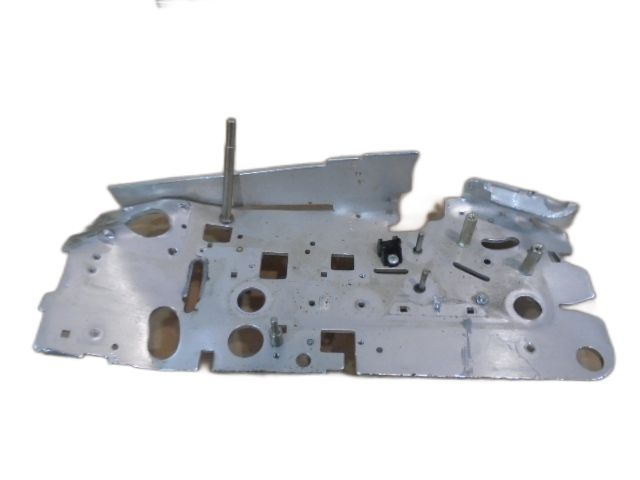
#> input picture waste_images/train_segmented/Aluminium/Aluminium7_segmented.JPG, 640 x 480 px; its folder holds only this picture in this run
$ jupyter execute --allow-errors BOVW_Train_Segmented.ipynb   (shell and % lines are left out)   (older library calls are emulated)
#> lines starting #> are read from the running program, lines starting #| are printed output that depends on the picture
[cell 1]
import cv2
import numpy as np
import os
import joblib as jb

# Perform k-means clustering and vector quantization
from scipy.cluster.vq import kmeans, vq

# Importing Silhouette Score implementation from scikit-learn
from sklearn.metrics import silhouette_score

# Importing feature extraction tools
from skimage.feature import greycomatrix, greycoprops
import mahotas as mt # Mahotas library for GLCM calculation
from skimage import feature # feature.local_binary_pattern for LBP calculation

# Importing visualization tools
import matplotlib.pyplot as plt
import seaborn as sns

# Importing projection tools
from sklearn.decomposition import PCA
from sklearn.manifold import TSNE

# Importing pre-processing tool
from sklearn.preprocessing import StandardScaler

# Importing classifiers
from sklearn.linear_model import LogisticRegression
from sklearn.neural_network import MLPClassifier
from sklearn.svm import SVC
from sklearn.svm import LinearSVC
from sklearn.tree import DecisionTreeClassifier
from sklearn.ensemble import RandomForestClassifier
from xgboost import XGBClassifier

# Importing model selection tools
from sklearn.model_selection import StratifiedKFold, cross_val_score

In this notebook we'll use images that have been previously submited to a procedure of salienting the main object (foreground) from the background. After trying different methods, we found the best results to be produced by the Neural Network __U2-Net__.
It is a two-level nested Neural Network using an U-structure architecture that is designed for salient object detection (SOD). The architecture allows the network to go deeper, attain high resolution, without significantly increasing the memory and computation cost. This is achieved by a nested U-structure: on the bottom level, with a novel ReSidual U-block (RSU) module, which is able to extract intra-stage multi-scale features without degrading the feature map resolution; on the top level, there is a U-Net like structure, in which each stage is filled by a RSU block. See more information about U2-Net in:

Xuebin Qin, Zichen Zhang, Chenyang Huang, Masood Dehghan, Osmar R. Zaiane, Martin Jagersand. U2-Net: Going deeper with nested U-structure for salient object detection. _Pattern Recognition_, Volume 106, 2020, 107404, ISSN 0031-3203,
https://doi.org/10.1016/j.patcog.2020.1074

[cell 2]
train_path = './waste_images/train_segmented'
training_names = os.listdir(train_path)

image_paths = [] # Get path to all images and save them in a list
image_classes = [] # Corresponding labels in image_paths
class_id = 0

# To make it easy to list all file names in a directory let us define a function
def imglist(path):
    return [os.path.join(path, f) for f in os.listdir(path)]

# Fill the placeholder empty lists with image path, classes, and add class ID number
for training_name in training_names:
    dir = os.path.join(train_path, training_name)
    class_path = imglist(dir)
    image_paths+=class_path
    image_classes+=[class_id]*len(class_path)
    class_id+=1

[cell 3]
image_paths[:10]

[cell 4]
# Total number of images in the training set
len(image_paths)

[cell 5]
# Classes
np.unique(image_classes)

[cell 6]
# Examples of images

[cell 7]
np.random.seed(2150)
#> (the rest of this cell did not finish here and is left out)

[cell 8]
fig, axs = plt.subplots(3, 3, figsize=(15,15))
#> (the rest of this cell did not finish here and is left out)

# BRISK - Feature Point Detector

Binary Robust Invariant Scalable Keypoints (BRISK) is a feature point detection and description algorithm with scale and rotation invariance. It constructs the feature descriptor of the local image through the gray scale relationship of random point pairs in the neighborhood of the local image, and obtains the binary feature descriptor.

More detailed information at:

S. Leutenegger, M. Chli and R. Y. Siegwart, "BRISK: Binary Robust invariant scalable keypoints," 2011 _International Conference on Computer Vision_, 2011, pp. 2548-2555, doi: 10.1109/ICCV.2011.6126542.

[cell 9]
# Create feature extraction and keypoint detector objects
# SIFT is not available anymore in openCV

# Create list where all the descriptors will be stored
des_list = []

# BRISK is a good replacement to SIFT.
brisk = cv2.BRISK_create(30)

for image_path in image_paths:
    im = cv2.imread(image_path)
#> im is the input picture: shape (480, 640, 3); mean B, G, R 220.3, 217.4, 216.3
    kpts, des = brisk.detectAndCompute(im, None)
#> kpts = 640 keypoints; strongest (x, y, size): (230, 125, 54.9), (413, 155, 49.8), (414, 156, 47.5), (408, 158, 72)
    des_list.append((image_path, des))

[cell 10]
# Initialize vector to stack
descriptors = des_list[0][1]
descriptors

[cell 11]
# Stack all the descriptors vertically into a numpy array
for image_path, descriptor in des_list[1:]:
    descriptors = np.vstack((descriptors, descriptor))
#> this loop made 0 passes

[cell 12]
print(descriptors.shape)
#| (640, 64)
descriptors

[cell 13]
# kmeans works only on float, so convert integers to float
descriptors_float = descriptors.astype(float)

## Clustering

In order to analyze the best possible number of clusters, we'll take a sample of the descriptors dataset and run the clustering algorithm with different values of __k__ and then use _Silhoutte Score_ to decide the best option.

[cell 14]
np.random.seed(1658)

[cell 15]
sample_idx = np.random.choice(descriptors_float.shape[0], size = int(descriptors_float.shape[0]*0.1), replace = False)
descriptors_sample = descriptors_float[sample_idx]
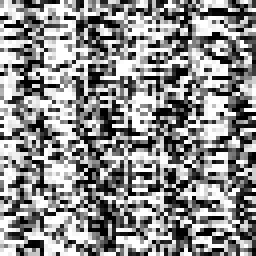
#> descriptors_sample: shape (64, 64) float64 (shown 4 times larger); min 0, max 255, mean 141
print(descriptors_sample.shape)
#| (64, 64)

[cell 16]
# Recommendation is to explore between 25 and 1,000 clusters
n_clusters = np.arange(25, 1000, 50)
scores=[]
dict_nclusters_scores = {}

#> (the rest of this cell did not finish here and is left out)

[cell 17]
dict_nclusters_scores
#> Out = {25: 0.0127}

[cell 18]
fig=plt.figure(figsize=(15,7))
plt.title("Silhouette Score for different numbers of clusters")
#> (the rest of this cell did not finish here and is left out)

The silhouette scores suggests that the clusters obtained do not provide good segmentation for the data. Either way, as we can see in the chart above, k=25 clusters has the best result among the ones tested. So let's carry on with the analysis using k=25 and clusterize the whole dataset.

[cell 19]
# Apply kmeans for the whole dataset of descriptors with k = 25
k = 25
voc, variance = kmeans(descriptors_float, k, 1)
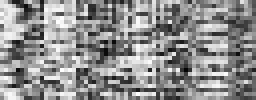
#> voc: shape (25, 64) float64 (shown 4 times larger); min 3.67, max 254.3, mean 143.2
#> variance = 590.3

[cell 20]
print(voc.shape)
#| (25, 64)
voc

[cell 21]
variance
#> Out = 590.3

[cell 22]
clusters, _ = vq(descriptors_float, voc)
#> clusters = 640 values, max 24 at index 18, min 0 at index 29, mean 11.52
print(clusters.shape)
#| (640,)

## Extracted Features Visualization

[cell 23]
descriptors_cluster = np.hstack((descriptors_float,clusters.reshape(-1, 1)))
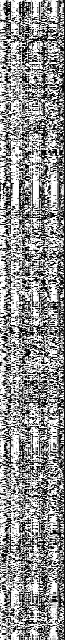
#> descriptors_cluster: shape (640, 65) float64; min 0, max 255, mean 143.1
print(descriptors_cluster.shape)
#| (640, 65)

### Principal Component Analysis __(PCA)__

[cell 24]
def plot_pca(dataset):
    pca = PCA()
    pca_data = pca.fit_transform(dataset[:, :-1])
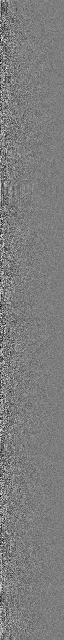
#> pca_data: shape (640, 64) float64; min -584, max 603.2, mean 0; drawn with min black and max white
    array = pca.explained_variance_ratio_
    array = [round(elem, 4) for elem in array]
    array_acum = [0]*len(array)
    for i in range(len(array)):
        if i == 0:
            array_acum[i] = array[i]
        else:
            array_acum[i] = array_acum[i-1] + array[i]
    print('3 principal components explained variance: {}'.format(array[:3]))

    pca_data = np.hstack((pca_data, dataset[:, -1].reshape(-1, 1).astype('int')))
#> pca_data: shape (640, 65) float64

    fig, axs = plt.subplots(1, 2, figsize=(15, 7))
    axs[0].plot(array_acum)
    axs[0].set_title('PCA cumulative explained variance by component')
    sns.scatterplot(x=pca_data[:, 0], y=pca_data[:, 1], hue=pca_data[:, -1], palette='turbo', legend=False, ax=axs[1])
    axs[1].set_title('Two principal components point cloud hued by cluster')
    plt.axis('off')
    plt.show()
#> figure, not shown here; panel 1: curve peaks at x = 63, y = 1

[cell 25]
plot_pca(descriptors_cluster)

The first chart shows the cumulative explained variance obtained from PCA applied to the descriptors dataset. The second chart shows the point clould hued by the clusters previously obtained, also from the descriptors dataset. This visual representation doesn't aid on extracting any insights from the descriptors. This is likely due to the facts that the first two components from PCA explain together only 16.7% of the data variance and the low silhoutte score obtained for the clusters.

### t-Distributed Stochastic Neighbor Embedding __(t-SNE)__

t-distributed Stochastic Neighbor Embedding (t-SNE) is a statistical method for visualizing high-dimensional data by giving each datapoint a location in a two-dimensional map.

[cell 26]
sample_tsne = np.random.choice(descriptors_cluster.shape[0], size = int(descriptors_cluster.shape[0]*0.01), replace = False)
#> sample_tsne = [631, 593, 16, 398, 374, 76]
descriptors_cluster_sample = descriptors_cluster[sample_tsne]

[cell 27]
def plot_tsne(dataset):
    tsne_data = TSNE(n_components=2, perplexity=30).fit_transform(dataset[:, :-1])
    tsne_data = np.hstack((tsne_data, dataset[:, -1].reshape(-1, 1)))
    fig = plt.subplots(figsize=(7, 7))
    sns.scatterplot(x=tsne_data[:, 0], y=tsne_data[:, 1], hue=tsne_data[:, -1].astype('int'), palette='turbo', legend=False)
    plt.title('t-SNE 2 components visualization of descriptors obtained')
    plt.axis('off')
    plt.show()

#> (a cell that did not finish here is left out)

In the chart above we see the point cloud of the 2D projection produced by t-SNE procedure. Each color represent a cluster obtained from descriptors provided by the BRISK method.

## Training

[cell 29]
# Calculate the histogram of features and represent them as vector
# vq assigns codes from a code book to observations

im_features = np.zeros((len(image_paths), k), "float32")

for i in range(len(image_paths)):
    words, distance = vq(des_list[i][1],voc)
    for w in words:
        im_features[i][w] += 1

[cell 30]
print(im_features.shape)
#| (1, 25)
im_features

[cell 31]
# Scaling the features
# Standardize features by removing the mean and scaling to unit variance
stdSlr = StandardScaler().fit(im_features)
im_features = stdSlr.transform(im_features)

[cell 32]
# Classifiers
classifiers = []
classifiers.append(('Logistic Regression', LogisticRegression(random_state=0, multi_class='multinomial', penalty='l2', solver='lbfgs')))
classifiers.append(('Multi-Layer Perceptron', MLPClassifier(random_state=0, activation='logistic', solver='lbfgs', warm_start=True)))
classifiers.append(('Support Vector Machine', SVC(random_state=0, kernel='rbf', C=1.0, gamma=10)))
classifiers.append(('Decision Tree', DecisionTreeClassifier(random_state=0, criterion='entropy', max_depth=20, min_samples_split=15, max_features='auto', min_impurity_decrease=1e-4)))
classifiers.append(('Random Forest', RandomForestClassifier(random_state=0, criterion='entropy', min_samples_split=30, max_depth=50, n_estimators=50)))
classifiers.append(('XGBoost', XGBClassifier(random_state=0, eval_metric='auc')))
#> (this line was passed over: xgboost is not available in this run)

[cell 33]
def classifiers_func(im_features, image_classes):
    results = []
    models = []
    for model, clf in classifiers:
        cv = StratifiedKFold(n_splits=5)
        score = cross_val_score(clf, im_features, np.array(image_classes), cv=cv, scoring='accuracy', n_jobs=-1)
        results.append(score)
        models.append(model)
        msg = "%s: %f (%f)" % (model, score.mean(), score.std())
        print(msg)
#> after the loop, models = []; results = []
    return results, models

#> (a cell that did not finish here is left out)

Random Forest got the highest accuracy in the cross validation training. So we'll fit this model in the entire train dataset of features.

[cell 35]
# Train an algorithm to discriminate vectors corresponding to positive and negative training images
# Train Random Forest
clf = RandomForestClassifier(random_state=0, criterion='entropy', min_samples_split=30, max_depth=50, n_estimators=50)
clf.fit(im_features, np.array(image_classes))

[cell 36]
# Save the model parameters
# Joblib dumps Python object into one file
jb.dump((clf, training_names, stdSlr, k, voc), "bovw_segmented_brisk_rf.pkl", compress=3)
#> Out = ['bovw_segmented_brisk_rf.pkl']

# GLCM Haralick Features

We'll use haralick feature extraction implemented in the Mahotas package.
Haralick texture features are calculated from a Gray Level Co-occurrence Matrix, (GLCM), a matrix that counts the co-occurrence of neighboring gray levels in the image. Mahota's implementations contemplates the first 13 features from Haralick's original work. They are: (1) Angular Second Moment, (2) Contrast, (3) Correlation, (4) Variance, (5) Inverse Difference Moment, (6) Sum Average, (7) Sum Variance, (8) Sum (9) Entropy, (10) Difference Variance, (11) Difference Entropy and (12 and 13) Information Measures of Correlation.

[cell 37]
# Create List where all the descriptors will be stored
des_list = []

[cell 38]
def extract_glcm_features(image):
    # Calculate haralick texture features for 4 types of adjacency
    textures = mt.features.texture.haralick(image)
    return textures

#> (a cell that did not finish here is left out)

[cell 40]
len(des_list)

#> (a cell that did not finish here is left out)

#> (a cell that did not finish here is left out)

[cell 43]
# Stack all the descriptors vertically in a numpy array
for image_path, descriptor in des_list[1:]:
    descriptors = np.vstack((descriptors, descriptor))

[cell 44]
descriptors.shape
#> Out = (640, 64)

[cell 45]
# kmeans works only on float, so convert integers to float
descriptors_float = descriptors.astype(float)

## Clustering

In order to analyze the best possible number of clusters, we'll take a sample of the descriptors dataset and run the clustering algorithm with different values of __k__ and then use _Silhoutte Score_ to decide the best option.

[cell 46]
# Recommendation is to explore between 25 and 1,000 clusters
n_clusters = np.arange(25, 1000, 50)
scores=[]
dict_nclusters_scores = {}

#> (the rest of this cell did not finish here and is left out)

[cell 47]
dict_nclusters_scores

[cell 48]
fig=plt.figure(figsize=(15,7))
plt.title("Silhouette Score for different numbers of clusters")
#> (the rest of this cell did not finish here and is left out)

The silhouette scores of the clusters obtained from the GLCM descriptors show better segmentation than the ones from BRISK (the closer to 1 the better). k = 25 is also the best choice for this feature extraction method. Let's see if the visualizations provide better results.

[cell 49]
# Apply kmeans for the whole dataset of descriptors with k = 25
k = 25
voc, variance = kmeans(descriptors_float, k, 1)
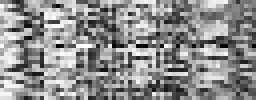
#> voc: shape (25, 64) float64 (shown 4 times larger); min 0, max 255, mean 142.5
#> variance = 587.5

[cell 50]
print(voc.shape)
#| (25, 64)

[cell 51]
variance
#> Out = 587.5

[cell 52]
clusters, _ = vq(descriptors_float, voc)
#> clusters = 640 values, max 24 at index 36, min 0 at index 20, mean 12.05
print(clusters.shape)
#| (640,)

## Extracted Features Visualization

[cell 53]
descriptors_cluster = np.hstack((descriptors_float,clusters.reshape(-1, 1)))
print(descriptors_cluster.shape)
#| (640, 65)

### Principal Component Analysis __(PCA)__

[cell 54]
def plot_pca(dataset):
    pca = PCA()
    pca_data = pca.fit_transform(dataset[:, :-1])
    array = pca.explained_variance_ratio_
    array = [round(elem, 4) for elem in array]
    array_acum = [0]*len(array)
    for i in range(len(array)):
        if i == 0:
            array_acum[i] = array[i]
        else:
            array_acum[i] = array_acum[i-1] + array[i]
    print('3 principal components explained variance: {}'.format(array[:3]))

    pca_data = np.hstack((pca_data, dataset[:, -1].reshape(-1, 1).astype('int')))

    fig, axs = plt.subplots(1, 2, figsize=(15, 7))
    axs[0].plot(array_acum)
    axs[0].set_title('PCA cumulative explained variance by component')
    sns.scatterplot(x=pca_data[:, 0], y=pca_data[:, 1], hue=pca_data[:, -1], palette='turbo', legend=False, ax=axs[1])
    axs[1].set_title('Two principal components point cloud hued by cluster')
    plt.axis('off')
    plt.show()
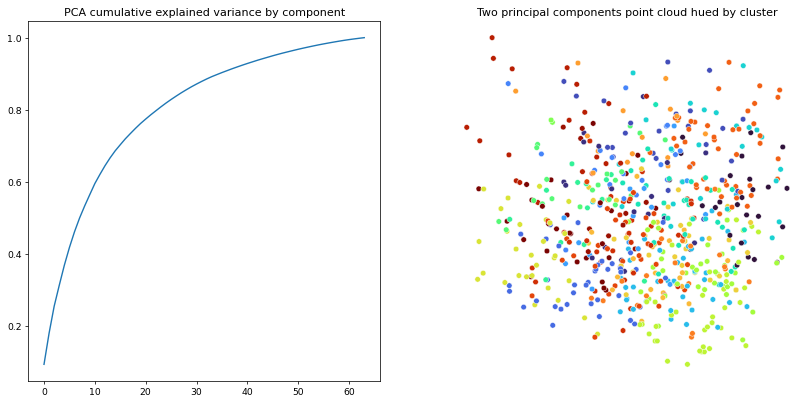
#> figure drawn by matplotlib, 2 panels; panel 1: curve peaks at x = 63, y = 1

[cell 55]
plot_pca(descriptors_cluster)

For GLCM, we can observe that nearly 100% of the variance is explained by the first component. This, alongside clusters that can better segment the data, produces good separation of the descriptors clusters, as seen in the 2D point cloud on the left-hand side chart.

### t-Distributed Stochastic Neighbor Embedding __(t-SNE)__

[cell 56]
def plot_tsne(dataset):
    tsne_data = TSNE(n_components=2, perplexity=30).fit_transform(dataset[:, :-1])
#> tsne_data = 640 pairs, first value -31.8 to 32.31, second value -37.33 to 38.19
    tsne_data = np.hstack((tsne_data, dataset[:, -1].reshape(-1, 1)))
#> tsne_data = 640 rows, first 8: [11.29, 5.44, 12], [10.05, 4.94, 12], [-1.13, -1.93, 15], [-15.05, 4.72, 13], [-15.45, 9.37, 13], [-14.36, 5.07, 13], [-12.29, 1.75, 13], [-23.61, 10.16, 16]
    fig = plt.subplots(figsize=(7, 7))
    sns.scatterplot(x=tsne_data[:, 0], y=tsne_data[:, 1], hue=tsne_data[:, -1].astype('int'), palette='turbo', legend=False)
    plt.title('t-SNE 2 components visualization of descriptors obtained')
    plt.axis('off')
    plt.show()
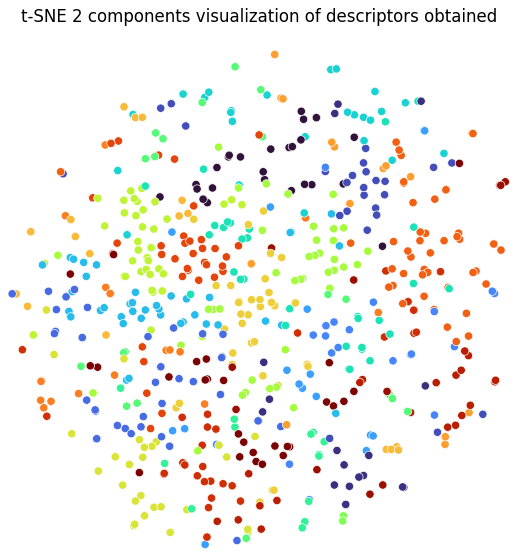
#> figure drawn by matplotlib, 1 panel

[cell 57]
plot_tsne(descriptors_cluster)

The GLCM method produced less descriptors to the segmented pictures, that's why we see relatively few points in the chart above. The curious shape also reveals fairly well segmented clusters.

## Training

[cell 58]
# Calculate the histogram of features and represent them as vector
# vq assigns codes from a code book to observations
im_features = np.zeros((len(image_paths), k), "float32")

#> (the rest of this cell did not finish here and is left out)

[cell 59]
im_features.shape

[cell 60]
# Scaling the features
# Standardize features by removing the mean and scaling to unit variance
stdSlr = StandardScaler().fit(im_features)
im_features = stdSlr.transform(im_features)

[cell 61]
# Classifiers
classifiers = []
classifiers.append(('Logistic Regression', LogisticRegression(random_state=0, multi_class='multinomial', penalty='l2', solver='lbfgs')))
classifiers.append(('Multi-Layer Perceptron', MLPClassifier(random_state=0, activation='logistic', solver='lbfgs', warm_start=True)))
classifiers.append(('Support Vector Machine', SVC(random_state=0, kernel='rbf', C=1.0, gamma=10)))
classifiers.append(('Decision Tree', DecisionTreeClassifier(random_state=0, criterion='entropy', max_depth=20, min_samples_split=15, max_features='auto', min_impurity_decrease=1e-4)))
classifiers.append(('Random Forest', RandomForestClassifier(random_state=0, criterion='entropy', min_samples_split=30, max_depth=50, n_estimators=50)))
classifiers.append(('XGBoost', XGBClassifier(random_state=0, eval_metric='auc')))
#> (this line was passed over: xgboost is not available in this run)

[cell 62]
def classifiers_func(im_features, image_classes):
    results = []
    models = []
    for model, clf in classifiers:
        cv = StratifiedKFold(n_splits=5)
        score = cross_val_score(clf, im_features, np.array(image_classes), cv=cv, scoring='accuracy', n_jobs=-1)
        results.append(score)
        models.append(model)
        msg = "%s: %f (%f)" % (model, score.mean(), score.std())
        print(msg)
    return results, models
